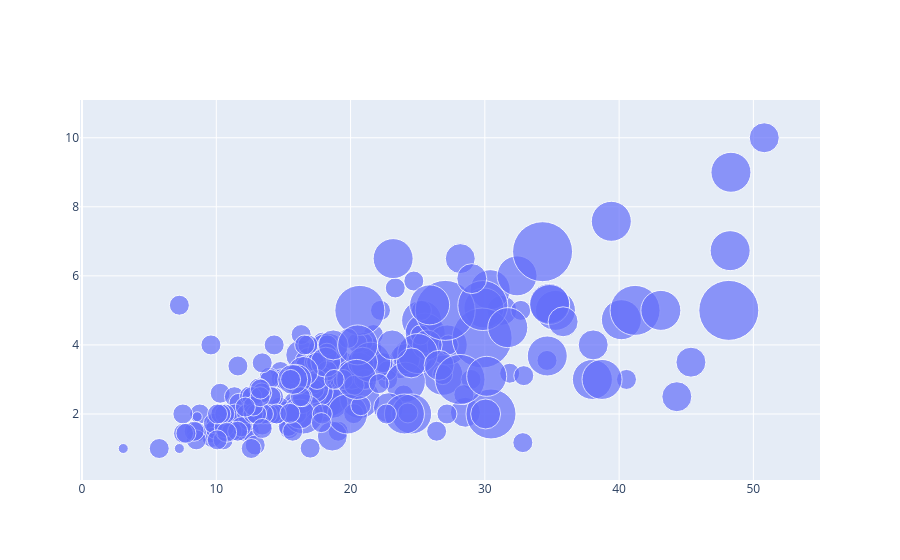

Notebook code cell kept with this figure:
### Code cell
fig = go.Figure()
fig.add_trace(go.Scatter(x=tips.total_bill, y=tips.tip, mode='markers', marker_size=10*tips['size']))
fig.show()

### Figure 1 — Plotly figure (JSON) as saved in the notebook; plotly's stock layout.template omitted (floating-point values rounded to 4 significant figures; data arrays with more than 128 entries replaced by an {"elided": "..."} marker saying what was removed)
{"data": [{"marker": {"size": {"elided": "244 int values"}}, "mode": "markers", "x": {"elided": "244 float values"}, "y": {"elided": "244 float values"}, "type": "scatter"}], "layout": {}}
